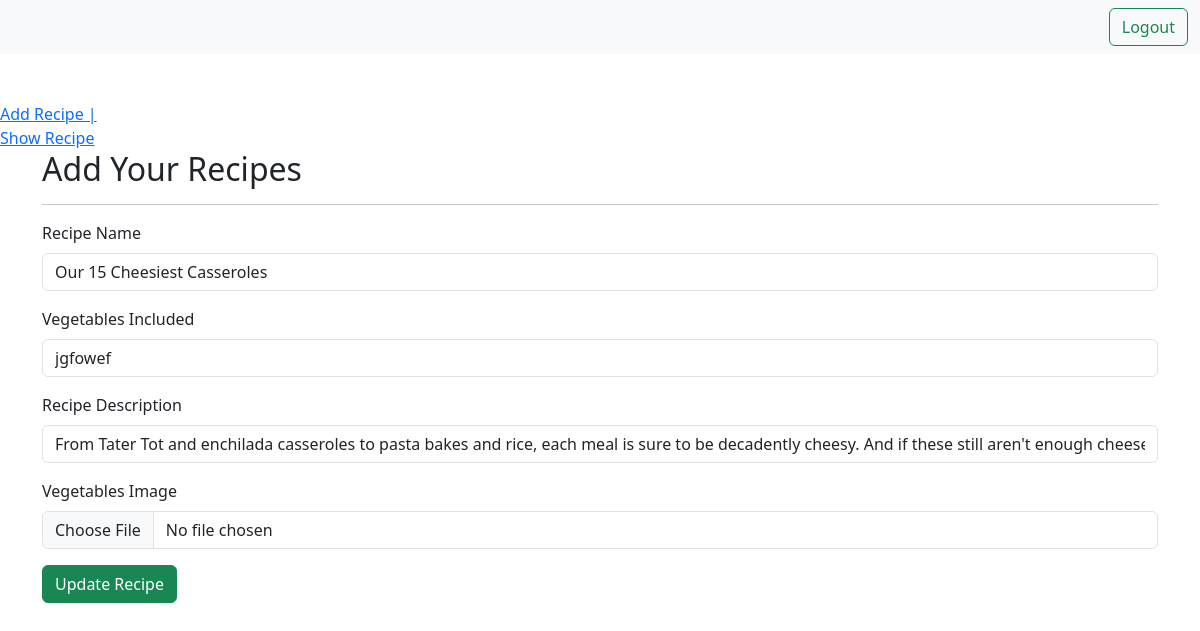
Before: /update/19/ (signed in) with the older database file.
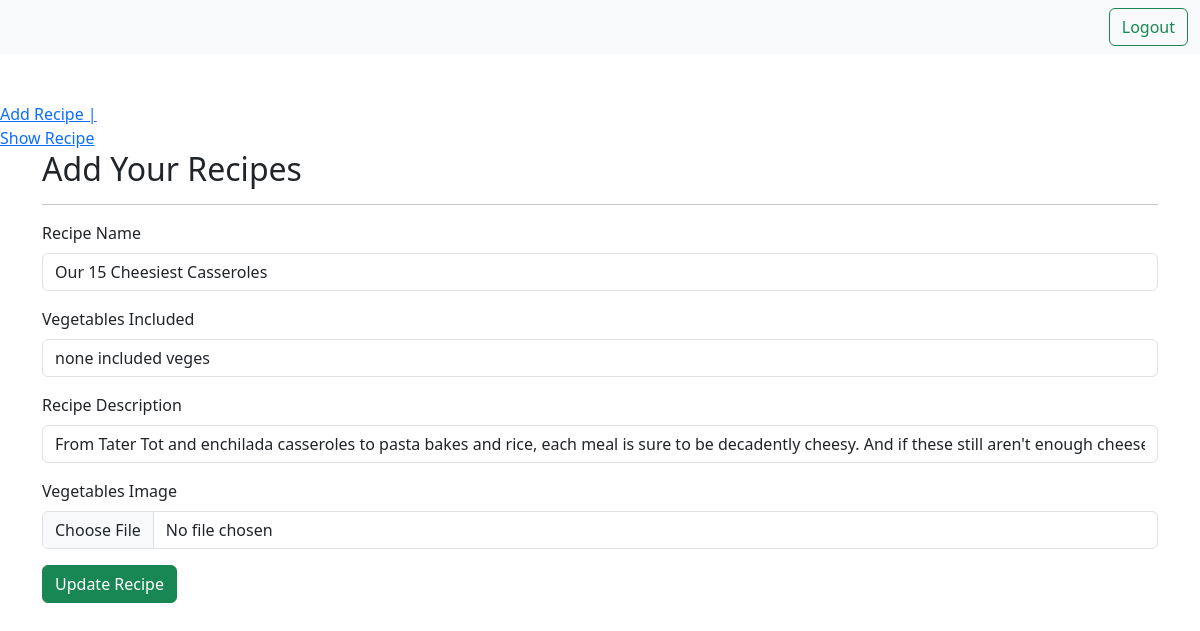
After: the same page with the newer database file.
### Menu/models.py (models this page shows, shortened)
class Recipe(models.Model):
    user=models.ForeignKey(User, on_delete=models.SET_NULL, null=True, blank=True ,default=None)
    recipe_name=models.TextField()
    veg_included=models.CharField(max_length=100)
    recipe_descrip=models.TextField()
    veg_image=models.ImageField(upload_to="veges")
    recipe_view_count=models.IntegerField(default=1)

### Menu/views.py (the view)
# urls.py: path('update/<int:id>/', update, name="update"),
@login_required(login_url='/login/')
def update(request, id):
    recipe_obj= get_object_or_404(Recipe, id=id)
    if request.method=="POST":
        data=request.POST
        Recipe_Name=data.get("recipe_name")
        Veg_Included=data.get("veg_included")
        Recipe_Descrip=data.get("recipe_descrip")
        if Recipe_Name:
          recipe_obj.recipe_name=Recipe_Name
        if Veg_Included:
          recipe_obj.veg_included=Veg_Included
        if Recipe_Descrip:
          recipe_obj.recipe_descrip=Recipe_Descrip
        recipe_obj.save()
        return redirect("/show_recipes")
    elif (request.method=="GET"):
        recipe_obj= get_object_or_404(Recipe, id=id)
        return render(request, "htmlsss/update.html", context={"recipe_obj":recipe_obj})

### Menu/templates/htmlsss/update.html (shortened to what this page needs)
{% extends "base.html" %}
{% load static %}
{% block start %}
<div> <a href="{% url 'add_recipe' %}"> Add Recipe | </a>
  <br>
  <a href="{% url 'show_recipes' %}"> Show Recipe </a>
  <div class="container">
    <form method="post" action="/update/{{recipe_obj.id}}/" enctype="multipart/form-data" >
        <h2> Add Your Recipes </h2>
        <hr>
        <div class="mb-3">
          <label for="exampleInputEmail1" class="form-label">Recipe Name</label>
          <input name= "recipe_name" value="{{recipe_obj.recipe_name}}" required type="text" class="form-control">
        </div>
        <div class="mb-3">
          <label for="exampleInputPassword1" class="form-label">Vegetables Included </label>
          <input name= "veg_included" value="{{recipe_obj.veg_included}}" required type="text" class="form-control">
        </div>
        <div class="mb-3">
            <label for="exampleInputPassword1" class="form-label"> Recipe Description </label>
            <input name= "recipe_descrip" value="{{recipe_obj.recipe_descrip}}" required type="text" class="form-control">
          </div>
        <div class="mb-3">
          <label for="exampleInputPassword1" class="form-label"> Vegetables Image </label>
          <input name= "veg_image" type="file" class="form-control">
        </div>
        <button type="submit" class="btn btn-success">Update Recipe </button>
      </form>
      <br>
  </div>
  <br>
{% endblock%}

### Menu/templates/base.html (shortened to what this page needs)
<!DOCTYPE html>
<html lang="en">
<head>
    <link href="https://cdn.jsdelivr.net/npm/bootstrap@5.3.3/dist/css/bootstrap.min.css" rel="stylesheet">
</head>
<body>
    <nav class="navbar navbar-expand-lg navbar-light bg-light bg-body-tertiary">
        <div class="container-fluid">
            <div class="ms-auto">
                {% if not request.user.is_authenticated %}
                    <a href="/login/" class="btn btn-outline-success">login</a>
                {% else %}
                    <a href="/logout/" class="btn btn-outline-success">Logout</a>
                {% endif %}
            </div>
        </div>
    </nav>
    <br>
    <br>
   {% block start %}{% endblock%}
</body>
</html>

Changed rows visible on the page:
changed Recipe "Our 15 Cheesiest Casseroles": veg_included "jgfowef" → "none included veges"
